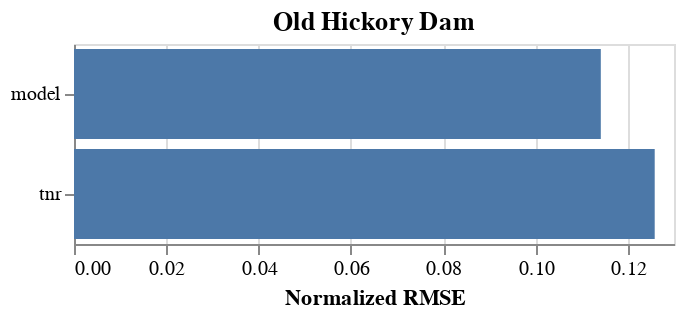

Notebook code cell kept with this figure:
### Code cell
NODE = 4
data = df.loc[NODE]
name = df.loc[NODE, 'name'].unique()[0]

bars = alt.Chart(
    data
).mark_bar(
    
).encode(
    x=alt.X('norm_rmse:Q', title='Normalized RMSE'),
    y=alt.Y('model_or_tnr:N', title=None),
    tooltip=alt.Tooltip(['pearson-r', 'nse', 'norm_rmse', 'norm_mae', 'kge'], format='.2f')
).properties(
    width=300,
    height=100,
    title=f'{name}'
)

bars

### Figure 1 — Vega-Lite specification as saved in the notebook (floating-point values rounded to 4 significant figures)
{"config": {"view": {"continuousWidth": 300, "continuousHeight": 300}}, "data": {"name": "data-1eb028266bfe2bf4e6d5e1573691093a"}, "mark": {"type": "bar"}, "encoding": {"tooltip": [{"field": "pearson-r", "format": ".2f", "type": "quantitative"}, {"field": "nse", "format": ".2f", "type": "quantitative"}, {"field": "norm_rmse", "format": ".2f", "type": "quantitative"}, {"field": "norm_mae", "format": ".2f", "type": "quantitative"}, {"field": "kge", "format": ".2f", "type": "quantitative"}], "x": {"field": "norm_rmse", "title": "Normalized RMSE", "type": "quantitative"}, "y": {"field": "model_or_tnr", "title": null, "type": "nominal"}}, "height": 100, "title": "Old Hickory Dam", "width": 300, "$schema": "https://vega.github.io/schema/vega-lite/v5.16.3.json", "datasets": {"data-1eb028266bfe2bf4e6d5e1573691093a": [{"pearson-r": 0.8052, "pearson-r p-val": 0.0, "nse": 0.4897, "nse1": 0.4121, "rmse": 31530000.0, "norm_rmse": 0.1141, "mae": 19980000.0, "norm_mae": 0.07231, "kge": 0.7176, "name": "Old Hickory Dam", "model_or_tnr": "model"}, {"pearson-r": 0.7968, "pearson-r p-val": 0.0, "nse": 0.38, "nse1": 0.3103, "rmse": 34760000.0, "norm_rmse": 0.1258, "mae": 23430000.0, "norm_mae": 0.08482, "kge": 0.6361, "name": "Old Hickory Dam", "model_or_tnr": "tnr"}]}}
